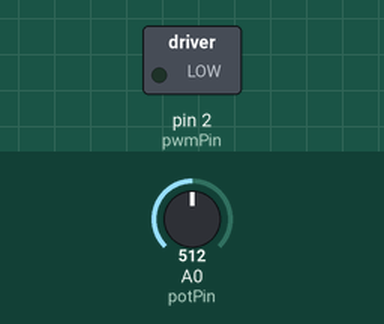
This sketch was run on a simulated Arduino Uno, built with avr-gcc and run on an emulated ATmega328P. Parts: switched loads named in the sketch (green lamp = pin HIGH). The inputs (shaded band) are chosen by the test bench; at power-on: A0 (potPin) = 512.

Above: at 1.2 s.
1.3 s: A0 (potPin) set to 710
2.8 s: A0 (potPin) set to 740
At 4.0 s:
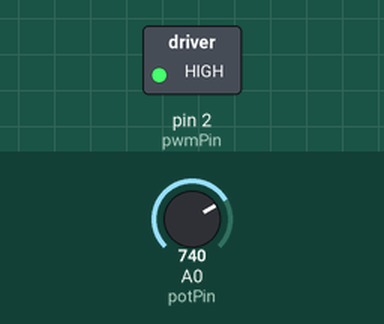
4.3 s: A0 (potPin) set to 716
At 4.7 s:
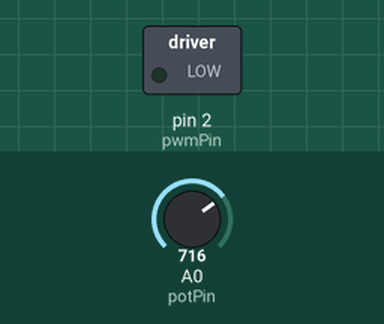
5.8 s: A0 (potPin) set to 900
At 7.1 s:
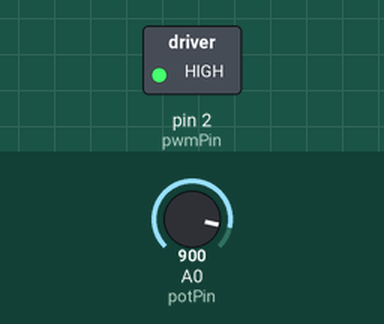
Timing chart, 0 to 8.3 s (numbered marks = the images above; inputs shaded):
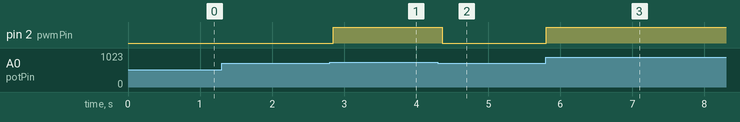

Measured:
- the behaviour switches between 724 and 725 on A0 (potPin) (found by bisection; images 0 and 1)
- after the input at 1.3 s, every drawn part: stays the same
- after the input at 2.8 s, pin 2 (pwmPin): LOW → HIGH after 0.05 s
- after the input at 4.3 s, pin 2 (pwmPin): HIGH → LOW after 0.06 s
- after the input at 5.8 s, pin 2 (pwmPin): LOW → HIGH at once

The sketch:

motor_cc.ino
```cpp
const int potPin = A0;  // Pin del potenciómetro conectado a A0
const int pwmPin = 2;   // Pin de salida PWM conectado al pin 9

// Número de lecturas a promediar para suavizar el valor
const int numReadings = 10;
int readings[numReadings];  // Matriz para almacenar las lecturas
int readIndex = 0;          // Índice de la lectura actual
int total = 0;              // Suma total de las lecturas
int average = 0;            // Promedio de las lecturas

void setup() {
  // Configura el pin pwmPin como salida
  pinMode(pwmPin, OUTPUT);

  // Configura el pin potPin como entrada
  pinMode(potPin, INPUT);

  // Inicializa todas las lecturas a 0
  for (int i = 0; i < numReadings; i++) {
    readings[i] = 0;
  }
}

void loop() {
  // Restar la lectura anterior del total
  total = total - readings[readIndex];

  // Leer el nuevo valor del potenciómetro
  readings[readIndex] = analogRead(potPin);

  // Añadir la nueva lectura al total
  total = total + readings[readIndex];

  // Avanzar al siguiente índice de la matriz
  readIndex = readIndex + 1;

  // Si llegamos al final de la matriz, volver al principio
  if (readIndex >= numReadings) {
    readIndex = 0;
  }

  // Calcular el promedio de las lecturas
  average = total / numReadings;

  // Ajustar la curva de respuesta con una función exponencial
  float normalizedValue = average / 1023.0;
  float adjustedValue = pow(normalizedValue, 2.0);  // Ajuste exponencial

  // Mapea el valor ajustado a un rango de 0 a 255
  int pwmValue = adjustedValue * 255;

  // Escribe el valor PWM al pin de salida
  analogWrite(pwmPin, pwmValue);

  // Pequeño retraso para estabilizar la lectura
  delay(10);
}
```
